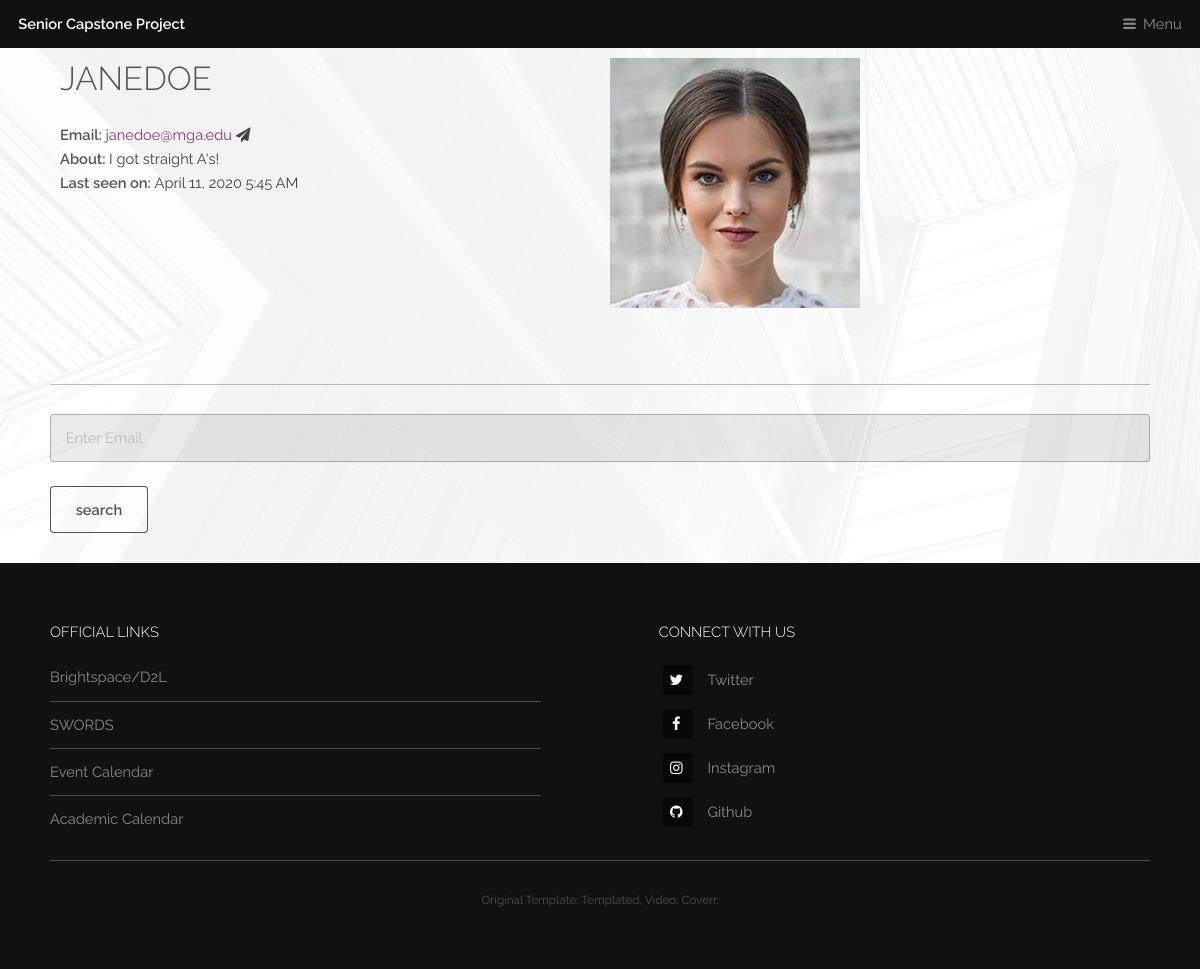
/user/983999997 (signed in), run on the app's committed database.
### app/models.py (models this page shows, shortened)
class User(db.Model, UserMixin):
    id = db.Column(db.Integer, primary_key=True)
    username = db.Column(db.String(20), unique=True, nullable=False)
    stu_id = db.Column(db.String(9), unique=True, nullable=False)
    email = db.Column(db.String(60), unique=True, nullable=False)
    image_file = db.Column(db.String(20), nullable=False, default='default.jpg')
    about_me = db.Column(db.String(250))
    last_seen = db.Column(db.DateTime, default=datetime.today())
    password = db.Column(db.String(30), nullable=False)
    posts = db.relationship('Post', backref='author', lazy=True)
    roles = db.relationship('Role', secondary='user_roles',
                            backref=db.backref('users', lazy='dynamic'))
    def has_role(self, name):
        for role in self.roles:
            if role.name == name:
                return True
            return False

### app/routes.py (the view)
@login_required
def account(stu_id):
    user = User.query.filter_by(stu_id=stu_id).first_or_404()
    return render_template('account.html', user=user, title='Account')

### app/routes.py (called while the page is built)
@app.before_request
def before_request():
    if current_user.is_authenticated:
        current_user.last_seen = datetime.utcnow()
        db.session.commit()

### app/templates/account.html (shortened to what this page needs)
{% extends 'template.html' %}
{% block content %}
    <div class="inner">
        <div class="content">
            <div class="flex-container">
                <div>
                    <h2>{{ user.username }}</h2>
                    <p>
                        {% if user.email %}
                            <b>Email: </b>  <a href="mailto:{{ user.email }}">{{ user.email }}</a>
                            <i class="icon fa-paper-plane"></i>
                        {% endif %}<br>
                        {% if user.about_me %}<b>About: </b>  {{ user.about_me }}{% endif %}<br>
                        {% if user.last_seen %}<b>Last seen on: </b>{{  moment(user.last_seen).format('LLL') }}{% endif %}
                    </p>
                </div>
                <div>
                    <p><img src="{{ url_for('static', filename='images/profile_pics/' + user.image_file) }}"></p>
                </div>
            </div>
            <hr>
            <form action="#" method="POST">
                <input type="email" name="email" placeholder="Enter Email" value="{{ email if email }}" />
                <br>
                <input type="submit" value="search" />
            </form>
        </div>
    </div>
{% endblock %}

### data on the page
User: username "JANEDOE", email "janedoe@mga.edu", about_me "I got straight A's!", last_seen "April 11, 2020 5:45 AM", image_file (picture)
